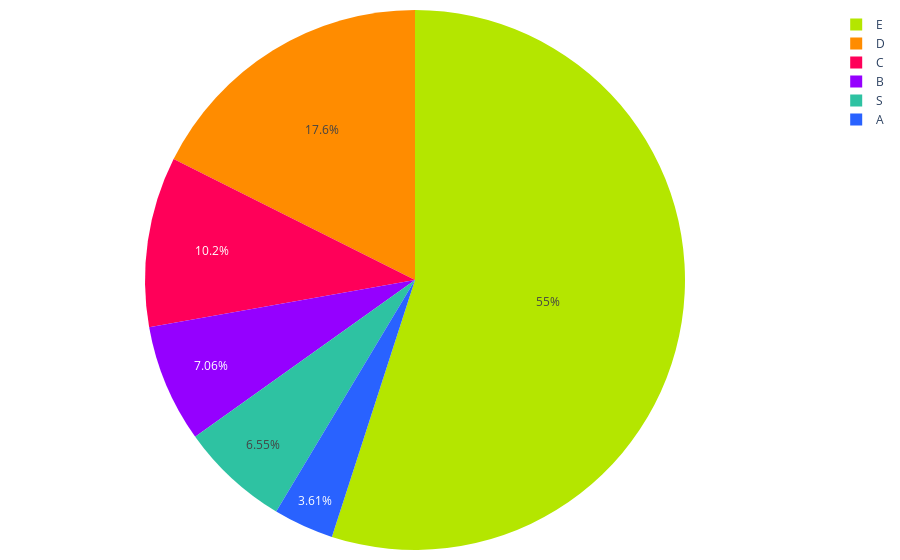

The code cell stored with this chart in its notebook:
### Code cell
colores = ['#2962ff', '#9500ff', '#ff0059', '#ff8c00', '#b4e600', '#2EC2A2','#E50CB6']

porcentajes = creditos_segmentos_2022_pachuca['Porcentaje']
labels = creditos_segmentos_2022_pachuca['Segmento']

fig = go.Figure(data=[go.Pie(labels=labels, values=porcentajes, marker=dict(colors=colores))])
fig.update_traces(textinfo='percent', textposition='inside')
fig.update_layout(
    #title='Distribución de créditos por segmento 2022', # Agregar título
    #showlegend=False  # Ocultar leyenda
    margin=dict(l=10, r=10, t=10, b=10),  # Ajusta los márgenes (left, right, top, bottom)        
)

# Exportar gráfica como archivo HTML
def guardar_grafico_como_html(fig, nombre_archivo, carpeta='graficas'):
    # Crear la carpeta si no existe
    if not os.path.exists(carpeta):
        os.makedirs(carpeta)
    
    # Gráfica como archivo HTML en la carpeta especificada
    pio.write_html(fig, f'{carpeta}/{nombre_archivo}.html')

guardar_grafico_como_html(fig, 'g_pie_discreditos_X_segmento_2022_puebla', carpeta='graficas')

fig.show()

### Figure 1 — Plotly figure (JSON) as saved in the notebook; plotly's stock layout.template omitted (floating-point values rounded to 4 significant figures)
{"data": [{"labels": ["A", "B", "C", "D", "E", "S"], "marker": {"colors": ["#2962ff", "#9500ff", "#ff0059", "#ff8c00", "#b4e600", "#2EC2A2", "#E50CB6"]}, "textinfo": "percent", "textposition": "inside", "type": "pie", "values": [3.608, 7.055, 10.18, 17.59, 54.93, 6.54]}], "layout": {"margin": {"b": 10, "l": 10, "r": 10, "t": 10}}}
